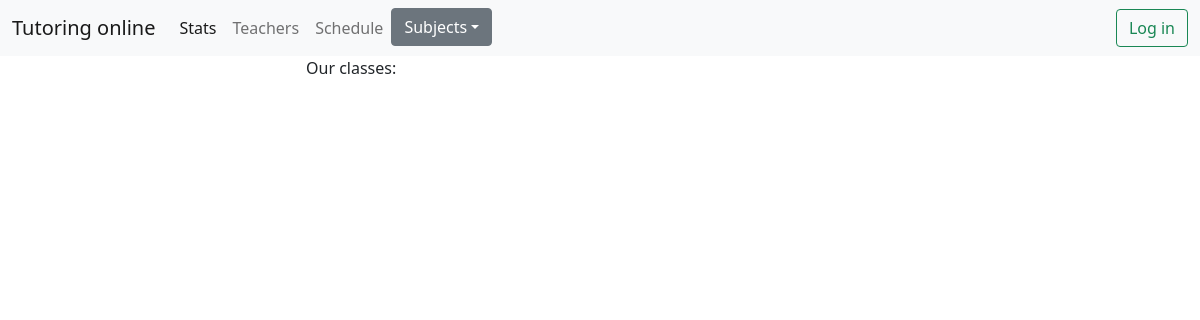
Before: /schedule with the older database file.
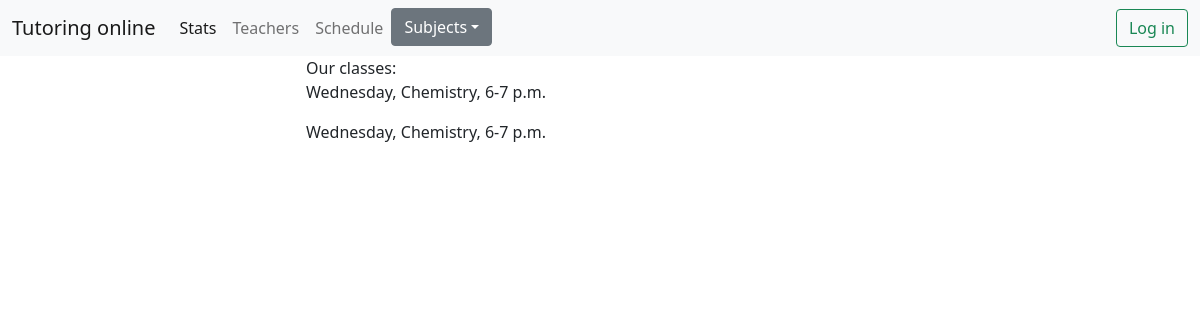
After: the same page with the newer database file.
### app/models.py (models this page shows, shortened)
class Classes(db.Model):
  __tablename__ = "classes"
  id = db.Column(db.Integer, primary_key=True)
  weekday = db.Column(db.String)
  subject = db.Column(db.String)
  teacher_id = db.Column(db.ForeignKey('teachers.id'))
  hour = db.Column(db.String)
  students = db.relationship("Student", secondary=association_class_student_table, back_populates='classes',
                             lazy='dynamic')

### app/main/routes.py (the view)
@main.route('/schedule')
def schedule_page():
  classes = Classes.query.all()
  return render_template('schedule.html', classes=classes)

### app/templates/schedule.html (shortened to what this page needs)
<!DOCTYPE html>
{% extends "layout.html" %}
{% block content %}
<head>
</head>
<body>
Our classes:
{% for t in classes %}
<p>{{t.weekday}}, {{t.subject}}, {{t.hour}}</p>
{% endfor %}
</body>
{% endblock content %}

### app/templates/layout.html (shortened to what this page needs)
<!DOCTYPE html>
<html>
<head>
	<link href="https://cdn.jsdelivr.net/npm/bootstrap@5.0.2/dist/css/bootstrap.min.css" rel="stylesheet"
>
</head>
<body>
<header class="site-header">
	<nav class="navbar navbar-expand-lg navbar-light bg-light">
		<div class="container-fluid">
			<a class="navbar-brand" href="/">Tutoring online</a>
			<div class="collapse navbar-collapse" id="navbarNav">
				<ul class="navbar-nav">
					<li class="nav-item">
						<a class="nav-link active" aria-current="page" href="#">Stats</a>
					</li>
					<li class="nav-item">
						<a class="nav-link" href="teachers">Teachers</a>
					</li>
					<li class="nav-item">
						<a class="nav-link" href="schedule">Schedule</a>
					</li>
					<div class="dropdown">
						<a class="btn btn-secondary dropdown-toggle" href="#" role="button" id="dropdownMenuLink"
							 data-bs-toggle="dropdown" aria-expanded="false">Subjects</a>
					</div>
				</ul>
			</div>
			<div>
				{% if current_user.is_authenticated%}
				<a class="nav-item nav-link" href="{{url_for('main.my_profile')}}">My profile</a>
				<a class="nav-item nav-link " href="logout">Logout</a>
				{% else %}
				<a href="login">
					<button type="submit" class="btn btn-outline-success float-end">Log in</button>
				</a>
				{% endif %}
			</div>
		</div>
	</nav>
</header>
<div class="row">
	<div class="col-3">
	</div>
	<div class="col-5">
		{% block content %}{% endblock %}
	</div>
	<div class="col-4">
	</div>
</div>
</body>
</html>

Changed rows visible on the page:
added Classes: weekday "Wednesday", subject "Chemistry", hour "6-7 p.m."
added Classes: weekday "Wednesday", subject "Chemistry", hour "6-7 p.m."
